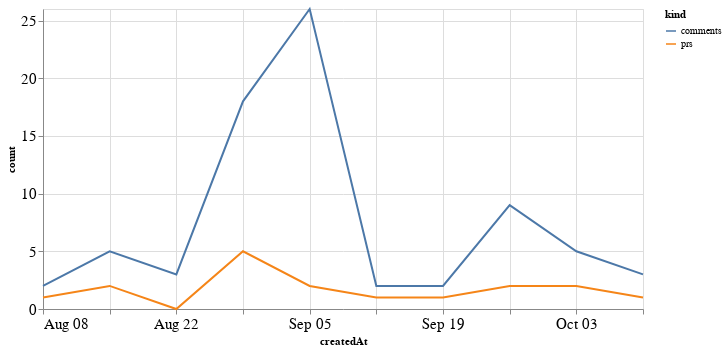

The notebook cell this image was saved under:
### Code cell
alt.Chart(total_time, width=600).mark_line().encode(
    x='createdAt',
    y='count',
    color='kind'
)

### Figure 1 — Vega-Lite specification as saved in the notebook (floating-point values rounded to 4 significant figures)
{"config": {"axisLeft": {"labelFontSize": 15}, "axisBottom": {"labelFontSize": 15}}, "data": {"name": "data-4aa8f0841ad35f36157ad004e1885397"}, "mark": "line", "encoding": {"color": {"type": "nominal", "field": "kind"}, "x": {"type": "temporal", "field": "createdAt"}, "y": {"type": "quantitative", "field": "count"}}, "width": 600, "$schema": "https://vega.github.io/schema/vega-lite/v4.8.1.json", "datasets": {"data-4aa8f0841ad35f36157ad004e1885397": [{"createdAt": "2021-08-08T00:00:00", "kind": "prs", "count": 1}, {"createdAt": "2021-08-15T00:00:00", "kind": "prs", "count": 2}, {"createdAt": "2021-08-22T00:00:00", "kind": "prs", "count": 0}, {"createdAt": "2021-08-29T00:00:00", "kind": "prs", "count": 5}, {"createdAt": "2021-09-05T00:00:00", "kind": "prs", "count": 2}, {"createdAt": "2021-09-12T00:00:00", "kind": "prs", "count": 1}, {"createdAt": "2021-09-19T00:00:00", "kind": "prs", "count": 1}, {"createdAt": "2021-09-26T00:00:00", "kind": "prs", "count": 2}, {"createdAt": "2021-10-03T00:00:00", "kind": "prs", "count": 2}, {"createdAt": "2021-10-10T00:00:00", "kind": "prs", "count": 1}, {"createdAt": "2021-08-08T00:00:00", "kind": "comments", "count": 2}, {"createdAt": "2021-08-15T00:00:00", "kind": "comments", "count": 5}, {"createdAt": "2021-08-22T00:00:00", "kind": "comments", "count": 3}, {"createdAt": "2021-08-29T00:00:00", "kind": "comments", "count": 18}, {"createdAt": "2021-09-05T00:00:00", "kind": "comments", "count": 26}, {"createdAt": "2021-09-12T00:00:00", "kind": "comments", "count": 2}, {"createdAt": "2021-09-19T00:00:00", "kind": "comments", "count": 2}, {"createdAt": "2021-09-26T00:00:00", "kind": "comments", "count": 9}, {"createdAt": "2021-10-03T00:00:00", "kind": "comments", "count": 5}, {"createdAt": "2021-10-10T00:00:00", "kind": "comments", "count": 3}]}}
